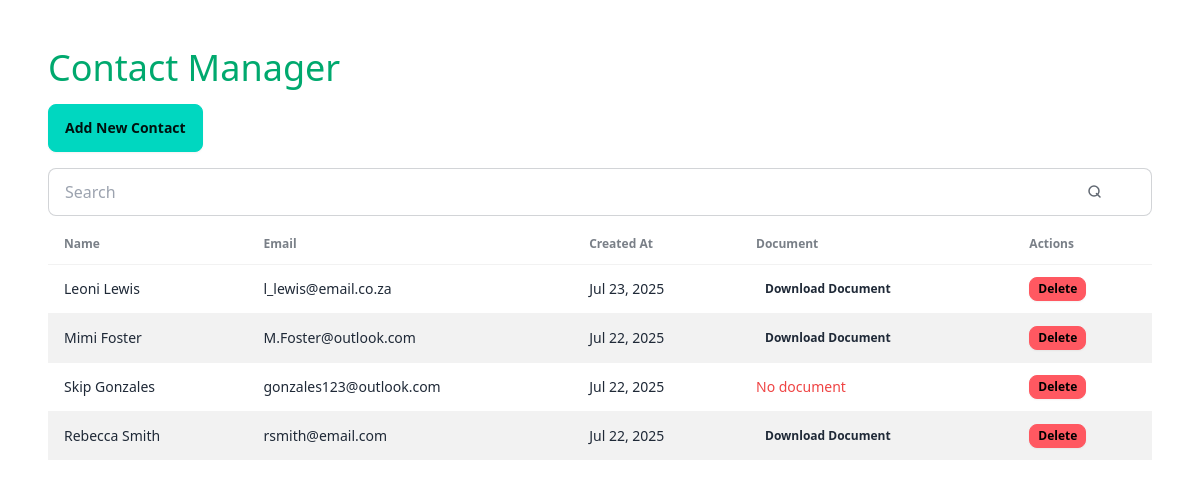
The app's page / (signed in) with its own data.
### contacts/models.py (models this page shows, shortened)
class Contact(models.Model):
    name = models.CharField(max_length=100)
    email = models.EmailField()
    document = CloudinaryField(
        "document",
        blank=True,
        null=True,
        resource_type='raw',  # Important: specify 'raw' for documents
    )
    created_at = models.DateTimeField(auto_now_add=True)
    user = models.ForeignKey(
        User,
        on_delete=models.CASCADE,
        related_name='contacts'
    )
    class Meta:
        unique_together = ('user', 'email')

### contacts/views.py (the view)
# urls.py: path('', views.index, name='index'),
@login_required
def index(request):
    contacts = request.user.contacts.all().order_by('-created_at')
    context = {
        'contacts': contacts,
        'form': ContactForm()
    }
    return render(request, 'contacts.html', context)

### contacts/forms.py (shortened to what this page needs)
class ContactForm(forms.ModelForm):
    name = forms.CharField(
        widget = forms.TextInput(attrs={
            'class': 'input input-bordered w-full',
            'placeholder': 'Contact Name'
        })
    )
    email = forms.EmailField(
        widget = forms.EmailInput(attrs={
            'class': 'input input-bordered w-full',
            'placeholder': 'Email Address'
        })
    )
    document = forms.FileField(
        widget=forms.FileInput(attrs={
            'class': 'file-input file-input-bordered w-full',
            'accept': '.pdf,.doc,.docx,.txt,.rtf,.odt,.xls,.xlsx,.csv,.ppt,.pptx'
        }),
        required=False,
        help_text="Only document files are allowed (PDF, DOC, DOCX, TXT, RTF, ODT, XLS, XLSX, CSV, PPT, PPTX)"
    )
    class Meta:
        model = Contact
        fields = (
            'name', 'email', 'document'
        )

### contacts/templates/contacts.html (shortened to what this page needs)
{% extends 'base.html' %} {% block content %}
<div>
  <h1 class="text-4xl text-success mb-4">Contact Manager</h1>
  <button class="btn btn-accent mb-4" onclick="contact_modal.showModal()">
    Add New Contact
  </button>
  <label class="input input-bordered flex items-center gap-2 mb-2">
    <input
      type="search"
      class="grow"
      placeholder="Search"
      name="search"
      hx-get="{% url 'search' %}"
      hx-trigger="keyup delay:500ms"
      hx-target="#contacts-list"
      hx-indicator="#spinner"
      hx-on::before-request="document.getElementById('contacts-list').style.opacity = 0.4;"
      hx-on::after-request="document.getElementById('contacts-list').style.opacity = 1.0;"
    />
    <svg
      class="h-4 w-4 opacity-70"
      xmlns="http://www.w3.org/2000/svg"
      viewBox="0 0 16 16"
    >
      <g
        stroke-linejoin="round"
        stroke-linecap="round"
        stroke-width="1.5"
        fill="none"
        stroke="currentColor"
      >
        <circle cx="7" cy="7" r="5"></circle>
        <path d="m13 13-3.5-3.5"></path>
      </g>
    </svg>
  </label>
  {% include 'partials/contact-list.html' %}
</div>
{% endblock %}

### contacts/templates/base.html (shortened to what this page needs)
{% load static %}
<!DOCTYPE html>
<html lang="en">
<head>
    <link href="{% static 'css/output.css' %}" rel="stylesheet" />
</head>
<body>
    <div class="m-12">
        {% block content %}
        {% endblock %}
    </div>
</body>
</html>

### contacts/templates/partials/contact-list.html (shortened to what this page needs)
<div
  id="contacts-list"
  hx-on:contact-deleted="checkEmptyTable()"
  hx-headers='{"X-CSRFToken": "{{ csrf_token }}"}'
  hx-ext="csrf"
>
  <div class="overflow-x-auto">
    <table class="table table-zebra table-pin-rows">
      <thead>
        <tr>
          <th>Name</th>
          <th>Email</th>
          <th>Created At</th>
          <th>Document</th>
          <th>Actions</th>
        </tr>
      </thead>
      <tbody id="contact-table-body">
        {% if contacts %}
        {% for contact in contacts %}
        {% include 'partials/contact-row.html' %}
        {% endfor %}
        {% endif %}
      </tbody>
    </table>
  </div>
</div>

### contacts/templates/partials/contact-row.html
<tr id="contact-{{ contact.pk }}">
  <td>{{ contact.name }}</td>
  <td>{{ contact.email }}</td>
  <td>{{ contact.created_at|date:"M d, Y" }}</td>
  <td>
    {% if contact.document %}
    <a
      href="{{ contact.document.url }}"
      class="btn btn-ghost btn-xs"
      target="_blank"
    >
      Download Document
    </a>
    {% else %}
      <span class="text-red-500">No document</span>
    {% endif %}
  </td>
  <td>
    <button
      class="btn btn-xs btn-error"
      hx-post="{% url 'delete_contact' contact.pk %}"
      hx-vals='{"_method": "DELETE"}'
      hx-swap="none"
      hx-trigger="click"
      data-row-id="contact-{{ contact.pk }}"
      hx-confirm="Are you sure you want to delete {{ contact.name }}"
    >
      Delete
    </button>
  </td>
</tr>

### records on screen
Contact: name "Leoni Lewis", email "l_lewis@email.co.za", created_at "Jul 23, 2025"
Contact: name "Mimi Foster", email "M.Foster@outlook.com", created_at "Jul 22, 2025"
Contact: name "Skip Gonzales", email "gonzales123@outlook.com", created_at "Jul 22, 2025", shows "No document"
Contact: name "Rebecca Smith", email "rsmith@email.com", created_at "Jul 22, 2025"
